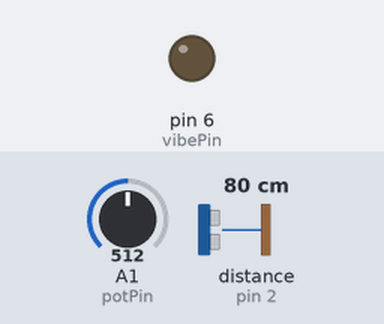
The sketch below on a simulated Arduino Uno, built with avr-gcc and run on an emulated ATmega328P. Parts: output pins drawn as LEDs (lit = HIGH). Wiring (inferred from the names in the program): ultrasonic range finder: trigger pin 3; echo pin 2. The test bench sets the inputs (shaded band); at power-on: distance to the obstacle (sensor on pin 2) 80 cm, A1 (potPin) = 512. The echo pulse lasts 58.3 µs per cm; pins used as bus, display or sensor lines are not drawn.

Above: at 1.2 s.
1.3 s: distance to the obstacle (sensor on pin 2) set to 2 cm
At 2.2 s:
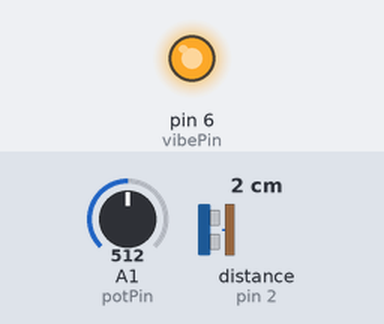
2.8 s: distance to the obstacle (sensor on pin 2) set to 35 cm
At 3.6 s:
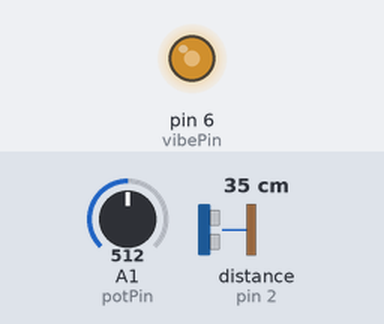
4.3 s: A1 (potPin) set to 716
At 4.6 s:
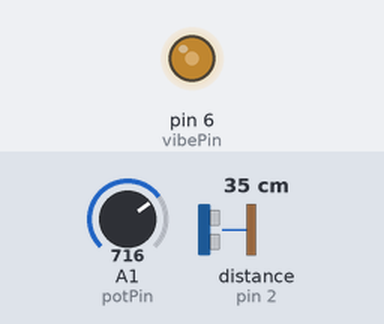
5.8 s: A1 (potPin) set to 1023
At 6.1 s:
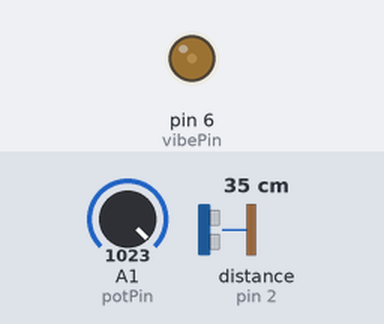
7.3 s: A1 (potPin) set to 790
At 8.3 s:
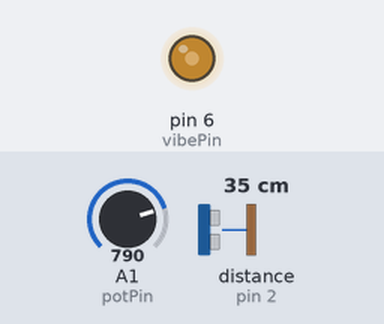
8.8 s: A1 (potPin) set to 511
At 9.8 s:
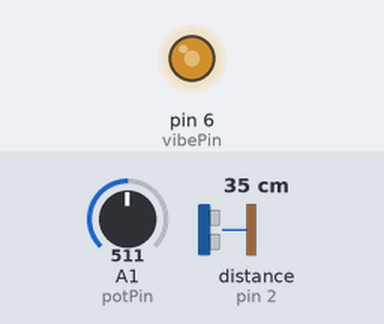
Timing chart, 0 to 11.3 s (numbered marks = the images above; inputs shaded):
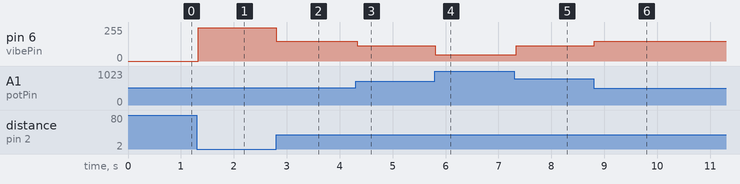

Measured:
- after the input at 1.3 s, pin 6 (vibePin): 0/255 → 249/255 at once
- after the input at 2.8 s, pin 6 (vibePin): 249/255 → 150/255 at once
- after the input at 4.3 s, pin 6 (vibePin): 150/255 → 115/255 at once
- after the input at 5.8 s, pin 6 (vibePin): 115/255 → 46/255 at once
- after the input at 7.3 s, pin 6 (vibePin): 46/255 → 115/255 at once
- after the input at 8.8 s, pin 6 (vibePin): 115/255 → 150/255 at once

The sketch:

Blind_Flashlight.ino
```cpp
//definitions to clarify code
#define trigPin 3
#define echoPin 2
#define vibePin 6
#define potPin A1


void setup() {
  //set up inputs and outputs
  pinMode(vibePin, OUTPUT);
  pinMode(trigPin, OUTPUT);
  pinMode(echoPin, INPUT);
  pinMode(potPin, INPUT);

}

void loop() {
  // define variables for main loop
  float duration, distance, power, potVal;

//make sure the trigger is off
  digitalWrite(trigPin, LOW);
  delayMicroseconds(2);

//pulse trigger pin
  digitalWrite(trigPin, HIGH);
  delayMicroseconds(10);
  digitalWrite(trigPin, LOW);

//read the echo of the pulse and calulate distance using the pulse and the speed of sound
  duration = pulseIn(echoPin, HIGH);
  distance = (duration / 2) * 0.0344;

//check potentiometer
  potVal = (analogRead(potPin)/200) +1;

  if(distance <= 300){
    //if it is in range then set the motor to a power that moves inverely with distance and scales according to the position of the potentiometer
    power = (1023 - (distance*potVal));
    if (power >= 800){
      analogWrite(vibePin,power);
    }
    else{
      analogWrite(vibePin,0);
    }
  }
  if(distance > 300){
   // if it is out of range then turn off the motor
   analogWrite(vibePin,0);
  }

  //short delay to keep the code running smoothly
  delay(50);
}
```
